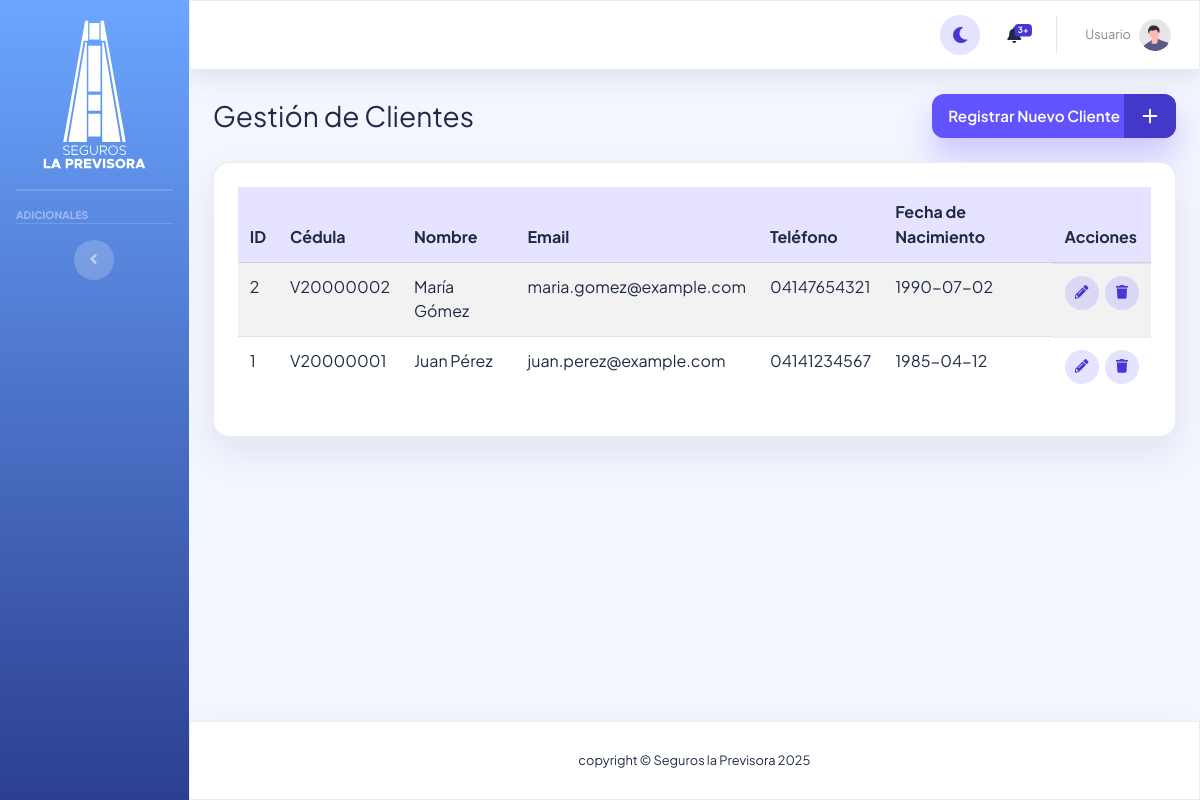
The page /vista/gestionCliente.php on the database its author committed.
### tables this page shows
CREATE TABLE `cliente` (
  `id_cliente` int(10) UNSIGNED NOT NULL,
  `cedula_asegurado` varchar(20) NOT NULL,
  `nombre` varchar(100) NOT NULL,
  `apellido` varchar(100) NOT NULL,
  `telefono` varchar(20) DEFAULT NULL,
  `direccion` varchar(255) DEFAULT NULL,
  `fecha_nacimiento` date DEFAULT NULL
);

CREATE TABLE `usuario` (
  `cedula` varchar(20) NOT NULL,
  `email` varchar(255) NOT NULL,
  `password_hash` varchar(255) NOT NULL,
  `activo` tinyint(1) DEFAULT 1,
  `id_rol` int(10) UNSIGNED NOT NULL,
  `foto_perfil` varchar(255) DEFAULT 'undraw_profile.svg'
);

### modelo/modeloCliente.php (called while the page is built, shortened)
<?php
require_once dirname(__DIR__) . '/config/conexion.php';
class ModeloCliente {
    private $db;
    public function __construct() {
        try {
            $base_datos = new Base_Datos();
            $this->db = $base_datos->Conexion_Base_Datos();
        } catch (\Exception $e) {
            error_log("Error al inicializar la conexión en ModeloCliente: " . $e->getMessage());
            $this->db = null;
        }
    }
    public function obtenerTodosLosClientes() {
        $sql = "SELECT
            c.id_cliente,
            c.cedula_asegurado,
            c.nombre,
            c.apellido,
            c.telefono,
            c.direccion,
            c.fecha_nacimiento,
            u.email
        FROM cliente c
        INNER JOIN usuario u ON c.cedula_asegurado = u.cedula
        WHERE u.id_rol = 3
        ORDER BY c.id_cliente DESC";
        try {
            $stmt = $this->db->prepare($sql);
            $stmt->execute();
            $resultados = $stmt->fetchAll(PDO::FETCH_ASSOC);
            return $resultados ? $resultados : [];
        } catch (\PDOException $e) {
            error_log("Error en obtenerTodosLosClientes: " . $e->getMessage());
            return [];
        }
    }
}
?>

### config/conexion.php (called while the page is built, shortened)
<?php
class Base_Datos {
    private $Nombre_Servidor = "localhost";
    private $Nombre_Base_Datos = "seguros_la_previsora";
    private $Nombre_Usuario = "root";
    private $Pass = "";
    public function Conexion_Base_Datos() {
        $this->Conexion = null;
        try {
            $dsn = "mysql:host=" . $this->Nombre_Servidor . ";dbname=" . $this->Nombre_Base_Datos . ";charset=utf8";
            $this->Conexion = new PDO($dsn, $this->Nombre_Usuario, $this->Pass);
            $this->Conexion->setAttribute(PDO::ATTR_ERRMODE, PDO::ERRMODE_EXCEPTION);
            $this->Conexion->setAttribute(PDO::ATTR_DEFAULT_FETCH_MODE, PDO::FETCH_ASSOC);
        } catch(PDOException $e) {
            echo "Error de Conexión: " . $e->getMessage();
            exit;
        }
        return $this->Conexion;
    }
}
?>

### config/asset_paths.php (called while the page is built)
<?php
if (!function_exists('getProjectBaseUrl')) {
    function getProjectBaseUrl(): string
    {
        static $baseUrl = null;
        if ($baseUrl !== null) {
            return $baseUrl;
        }
        $documentRoot = $_SERVER['DOCUMENT_ROOT'] ?? '';
        if ($documentRoot !== '') {
            $documentRoot = str_replace('\\', '/', realpath($documentRoot));
        }
        $projectRoot = str_replace('\\', '/', realpath(dirname(__DIR__)));
        if ($documentRoot !== '' && strpos($projectRoot, $documentRoot) === 0) {
            $baseUrl = rtrim(str_replace($documentRoot, '', $projectRoot), '/');
        } else {
            $baseUrl = '';
        }
        return $baseUrl;
    }
}
if (!function_exists('resolveAssetPath')) {
    function resolveAssetPath(string $relativePath, string $cdnUrl): string
    {
        $normalizedPath = ltrim($relativePath, '/\\');
        $absolutePath = dirname(__DIR__) . DIRECTORY_SEPARATOR . str_replace(['/', '\\'], DIRECTORY_SEPARATOR, $normalizedPath);
        if (is_file($absolutePath)) {
            $baseUrl = getProjectBaseUrl();
            $prefix = $baseUrl !== '' ? $baseUrl . '/' : '/';
            return $prefix . str_replace('\\', '/', $normalizedPath);
        }
        return $cdnUrl;
    }
}

### vista/gestionCliente.php (the view, shortened to what this page needs)
<?php
require_once __DIR__ . '/parte_superior.php';
require_once dirname(__DIR__) . '/modelo/modeloCliente.php';
$modeloCliente = new ModeloCliente();
$clientes = $modeloCliente->obtenerTodosLosClientes();
?>
<div class="container-fluid">
  <div class="d-sm-flex align-items-center justify-content-between mb-4">
    <h1 class="h3 mb-0 text-gray-800">Gestión de Clientes</h1>
    <button type="button" class="btn-main-action" data-toggle="modal" data-target="#modalNuevoCliente">
      <span class="btn-main-action__label">Registrar Nuevo Cliente</span>
      <span class="btn-main-action__icon">
        <svg xmlns="http://www.w3.org/2000/svg" width="24" height="24" viewBox="0 0 24 24" fill="none" stroke="currentColor" stroke-width="2" stroke-linecap="round" stroke-linejoin="round">
          <line x1="12" y1="5" x2="12" y2="19"></line>
          <line x1="5" y1="12" x2="19" y2="12"></line>
        </svg>
      </span>
    </button>
  </div>
  <div class="card card-neo mb-4">
    <div class="card-body">
      <div class="table-responsive">
        <table class="table table-striped table-hover align-middle" id="clientesTable">
          <thead>
            <tr>
              <th>ID</th>
              <th>Cédula</th>
              <th>Nombre</th>
              <th>Email</th>
              <th>Teléfono</th>
              <th>Fecha de Nacimiento</th>
              <th>Acciones</th>
            </tr>
          </thead>
          <tbody>
            <?php foreach ($clientes as $cliente): ?>
              <tr>
                <td><?= htmlspecialchars($cliente['id_cliente'] ?? ''); ?></td>
                <td><?= htmlspecialchars($cliente['cedula_asegurado'] ?? ''); ?></td>
                <td><?= htmlspecialchars(trim(($cliente['nombre'] ?? '') . ' ' . ($cliente['apellido'] ?? ''))); ?></td>
                <td><?= htmlspecialchars($cliente['email'] ?? ''); ?></td>
                <td><?= htmlspecialchars($cliente['telefono'] ?? ''); ?></td>
                <td><?= htmlspecialchars($cliente['fecha_nacimiento'] ?? ''); ?></td>
                <td class="table-action-buttons">
                  <button type="button"
                          class="action-icon action-icon--edit editClientBtn"
                          data-id="<?= $cliente['id_cliente']; ?>"
                          data-cedula="<?= htmlspecialchars($cliente['cedula_asegurado'] ?? ''); ?>"
                          data-nombre="<?= htmlspecialchars($cliente['nombre'] ?? ''); ?>"
                          data-apellido="<?= htmlspecialchars($cliente['apellido'] ?? ''); ?>"
                          data-email="<?= htmlspecialchars($cliente['email'] ?? ''); ?>"
                          data-telefono="<?= htmlspecialchars($cliente['telefono'] ?? ''); ?>"
                          data-direccion="<?= htmlspecialchars($cliente['direccion'] ?? ''); ?>"
                          data-fecha_nacimiento="<?= htmlspecialchars($cliente['fecha_nacimiento'] ?? ''); ?>"
                          data-toggle="modal"
                          data-target="#modalEditarCliente"
                          title="Editar Cliente"
                          aria-label="Editar cliente">
                    <i class="fas fa-pencil-alt"></i>
                  </button>
                  <button type="button"
                          class="action-icon action-icon--delete deleteClientBtn"
                          data-id="<?= $cliente['id_cliente']; ?>"
                          data-nombre="<?= htmlspecialchars(trim(($cliente['nombre'] ?? '') . ' ' . ($cliente['apellido'] ?? ''))); ?>"
                          title="Eliminar Cliente"
                          aria-label="Eliminar cliente">
                    <i class="fas fa-trash"></i>
                  </button>
                </td>
              </tr>
            <?php endforeach; ?>
          </tbody>
        </table>
      </div>
    </div>
  </div>
</div>
<?php
$dataTablesCss = resolveAssetPath(
    'vendor/datatables/dataTables.bootstrap4.min.css',
    'https://cdn.datatables.net/1.13.6/css/dataTables.bootstrap4.min.css'
);
$scriptBuffer = function () use ($dataTablesCss, $dataTablesCore, $dataTablesBootstrap) {
    ?>
<link rel="stylesheet" href="<?php echo htmlspecialchars($dataTablesCss, ENT_QUOTES, 'UTF-8'); ?>">
<?php
    return ob_get_clean();
};
$extra_scripts = isset($extra_scripts) ? $extra_scripts . $scriptBuffer() : $scriptBuffer();
require_once __DIR__ . '/parte_inferior.php';
?>

### rows shown on the page
cliente: id_cliente "2", cedula_asegurado "V20000002", nombre+apellido "María Gómez", cedula_asegurado.email "maria.gomez@example.com", telefono "04147654321", fecha_nacimiento "1990-07-02"
cliente: id_cliente "1", cedula_asegurado "V20000001", nombre+apellido "Juan Pérez", cedula_asegurado.email "juan.perez@example.com", telefono "04141234567", fecha_nacimiento "1985-04-12"
